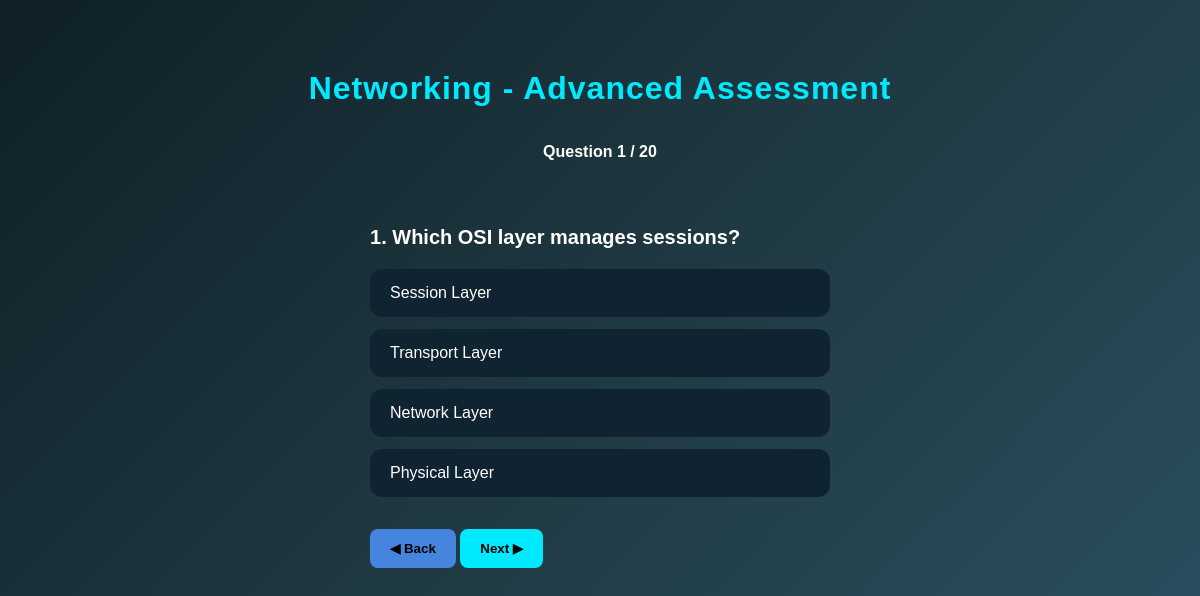
The page /assessment/quiz/Networking/Advanced on the database its author committed.
### tables this page shows
CREATE TABLE questions(
    id INTEGER PRIMARY KEY AUTOINCREMENT,
    topic TEXT,
    level TEXT,
    question TEXT,
    option_a TEXT,
    option_b TEXT,
    option_c TEXT,
    option_d TEXT,
    answer TEXT
);

### assessment/routes.py (the view)
@assessment_bp.route("/quiz/<topic>/<level>")
def quiz(topic, level):
    conn = sqlite3.connect("assessment/cryptora.db")
    cur = conn.cursor()
    cur.execute("""
        SELECT *
        FROM questions
        WHERE topic=? AND level=?
        ORDER BY RANDOM()
        LIMIT 20
    """, (topic, level))
    questions = cur.fetchall()
    conn.close()
    return render_template(
        "assessment/quiz.html",
        topic=topic,
        level=level,
        questions=questions
    )

### templates/assessment/quiz.html (shortened to what this page needs)
<!DOCTYPE html>
<html>
<head>
</head>
<body>
<h1 class="quiz-title">{{ topic }} - {{ level }} Assessment</h2>
<p id="progress">Total Questions: {{ questions|length}}</p>
<form method="POST" action="{{ url_for('assessment.submit', topic=topic, level=level) }}">
{% for q in questions %}
<div class="question" style="display:none;">
<p><strong>{{ loop.index }}. {{ q[3] }}</strong></p>
<label class="option">
    <span class="option-text">{{ q[4] }}</span>
</label>
<label class="option">
    <span class="option-text">{{ q[5] }}</span>
</label>
<label class="option">
    <span class="option-text">{{ q[6] }}</span>
</label>
<label class="option">
    <span class="option-text">{{ q[7] }}</span>
</label>
</div>
{% endfor %}
<button type="button" onclick="prevQuestion()" id="prevBtn">
    ◀ Back
</button>
<button type="button" onclick="nextQuestion()" id="nextBtn">
Next ▶
</button>
</form>
</body>
</html>

### templates/assessment/quiz.html (style rules this page uses)
body { font-family: Arial, sans-serif; background: linear-gradient(135deg,#0f2027,#203a43,#2c5364); color:white; margin:0; min-height:100vh; display:flex; flex-direction:column; align-items:center; }
#progress { text-align:center; margin:15px 0; font-weight:bold; }
.question { margin-top:20px; }
.question p { font-size:20px; }
button { margin-top:20px; padding:12px 20px; border:none; border-radius:8px; background:#00eaff; color:black; font-weight:bold; cursor:pointer; }
.quiz-title { text-align:center; margin-top:40px; color:#00eaff; font-size:32px; letter-spacing:1px; }
.option { display:flex; align-items:center; gap:15px; background:#0f2430; padding:15px 20px; border-radius:12px; margin:12px auto; width:420px; cursor:pointer; transition:0.25s; }
.option-text { width:100%; }
.option-text { width:100%; display:block; }
#prevBtn { background:#4585de; }

### rows shown on the page
questions: question "Which OSI layer manages sessions?", option_a "Session Layer", option_b "Transport Layer", option_c "Network Layer", option_d "Physical Layer"

### other values the page prints
{{ topic }} "Networking"
{{ level }} "Advanced"
